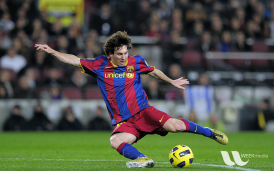
#> input picture week3/w3data/messi5.jpg, 274 x 171 px
$ python Gpaddingimage.py
#> lines starting #> are read from the running program, lines starting #| are printed output that depends on the picture
"""
Created by Dr. Mufleh Al-Shatnawi
Copyright (c) 2021 Dr. Mufleh Al-Shatnawi. All rights reserved.

Read an image and display new image with padding
by keeping the aspect ratio

based on https://jdhao.github.io/2017/11/06/resize-image-to-square-with-padding/


"""
import cv2

import numpy as np

if __name__ == '__main__':
    img = cv2.imread("./w3data/messi5.jpg", cv2.IMREAD_REDUCED_COLOR_2)
#> img is the input picture: shape (171, 274, 3); mean B, G, R 72.4, 86, 82.2
    print(img.shape)
#| (171, 274, 3)
    cv2.imshow('BGR image', img)
    desired_size = 250

    old_size = img.shape[:2]  # old_size is in (height, width) format
#> old_size = (171, 274)

    ratio = float(desired_size) / max(old_size)
#> ratio = 0.912
    new_size = tuple([int(x * ratio) for x in old_size])
#> new_size = (156, 250)
    print (new_size)
#| (156, 250)

    # new_size should be in (width, height) format
    img = cv2.resize(img, (new_size[1], new_size[0]))
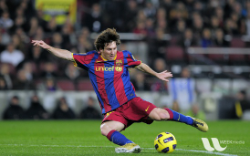
#> img: shape (156, 250, 3); mean B, G, R 72.3, 85.9, 82

    delta_w = desired_size - new_size[1]
#> delta_w = 0
    delta_h = desired_size - new_size[0]
#> delta_h = 94
    top, bottom = delta_h // 2, delta_h - (delta_h // 2)
#> top = 47; bottom = 47
    left, right = delta_w // 2, delta_w - (delta_w // 2)
#> left = 0; right = 0

    # <<< using cv2.copyMakeBorder>>
    '''
    src: It is the source image.
    top: It is the border width in number of pixels in top direction.
    bottom: It is the border width in number of pixels in bottom direction.
    left: It is the border width in number of pixels in left direction.
    right: It is the border width in number of pixels in right direction.
    borderType: It depicts what kind of border to be added.
                It is defined by flags like cv2.BORDER_CONSTANT, cv2.BORDER_REFLECT, etc
    value: It is an optional parameter which depicts color of border if border type is cv2.BORDER_CONSTANT.
    '''
    black_color = [0, 0, 0]
    newimgA = cv2.copyMakeBorder(img.copy(), top, bottom, left, right, cv2.BORDER_CONSTANT,
                                value=black_color)
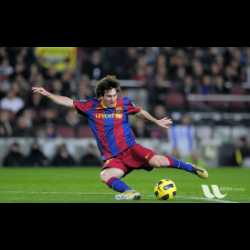
#> newimgA: shape (250, 250, 3); mean B, G, R 45.1, 53.6, 51.2

    cv2.imshow("Image padding A", newimgA)


    cv2.waitKey(0)
    cv2.destroyAllWindows()

$ run again, with week3/w3data/bgr.jpg copied over week3/w3data/messi5.jpg
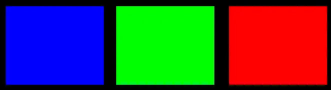
#> input picture week3/w3data/bgr.jpg, 331 x 90 px
#> img is the input picture: shape (90, 331, 3); mean B, G, R 67.1, 66.5, 66.5
#| (90, 331, 3)
#| (67, 250)
#> `img = cv2.resize(img, (new_size[1], new_size[0]))`:
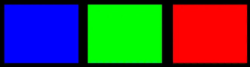
#> img: shape (67, 250, 3); mean B, G, R 67, 66.5, 66.5
#> `newimgA = cv2.copyMakeBorder(img.copy(), top, bottom, left, right, cv2..`:
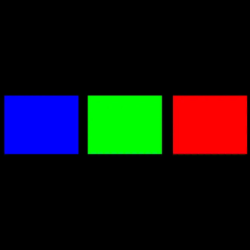
#> newimgA: shape (250, 250, 3); mean B, G, R 18, 17.8, 17.8

$ run again, with week3/w3data/dave.jpg copied over week3/w3data/messi5.jpg
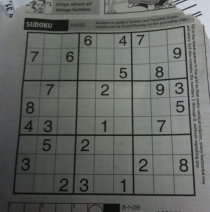
#> input picture week3/w3data/dave.jpg, 210 x 212 px
#> img is the input picture: shape (212, 210, 3); mean B, G, R 99, 103.7, 99.5
#| (212, 210, 3)
#| (250, 247)
#> `img = cv2.resize(img, (new_size[1], new_size[0]))`:
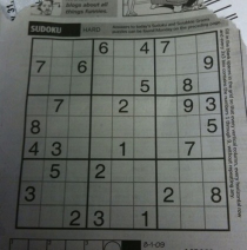
#> img: shape (250, 247, 3); mean B, G, R 98.8, 103.5, 99.3
#> `newimgA = cv2.copyMakeBorder(img.copy(), top, bottom, left, right, cv2..`:
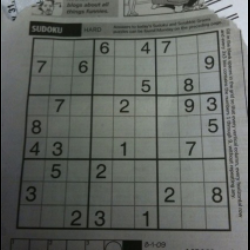
#> newimgA: shape (250, 250, 3); mean B, G, R 97.7, 102.3, 98.1

$ run again, with week3/w3data/flower1.jpg copied over week3/w3data/messi5.jpg
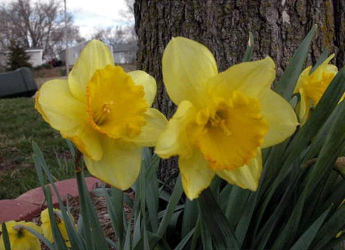
#> input picture week3/w3data/flower1.jpg, 345 x 250 px
#> img is the input picture: shape (250, 345, 3); mean B, G, R 50.7, 90.8, 97.5
#| (250, 345, 3)
#| (181, 250)
#> `img = cv2.resize(img, (new_size[1], new_size[0]))`:
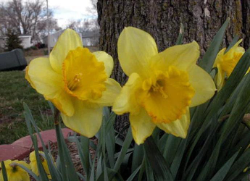
#> img: shape (181, 250, 3); mean B, G, R 50.6, 90.7, 97.3
#> `newimgA = cv2.copyMakeBorder(img.copy(), top, bottom, left, right, cv2..`:
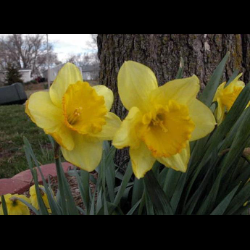
#> newimgA: shape (250, 250, 3); mean B, G, R 36.6, 65.7, 70.5
